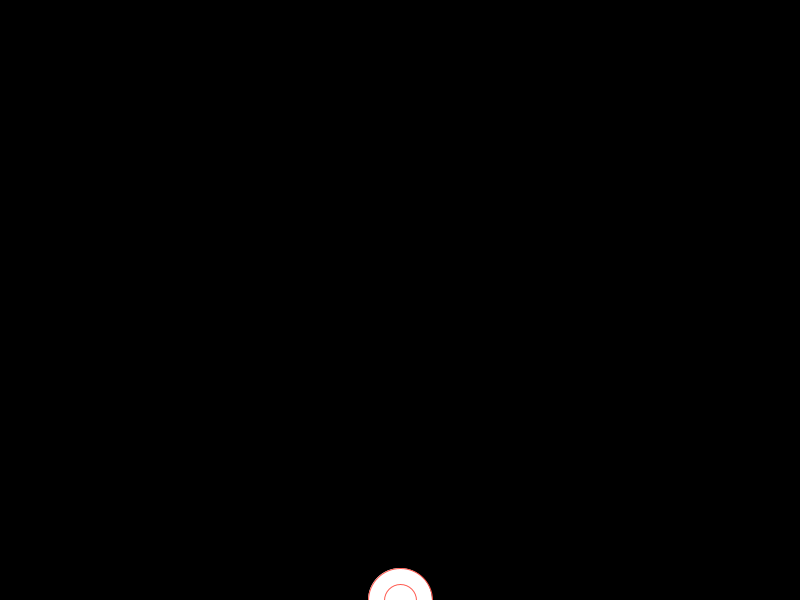
Frame 1 (no input)
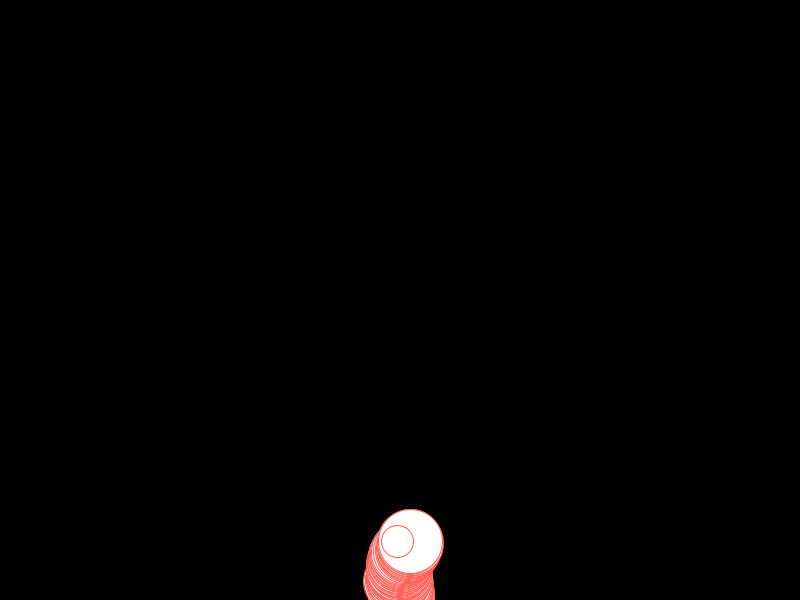
Frame 60 (the mouse pressed at the canvas centre just before this capture)
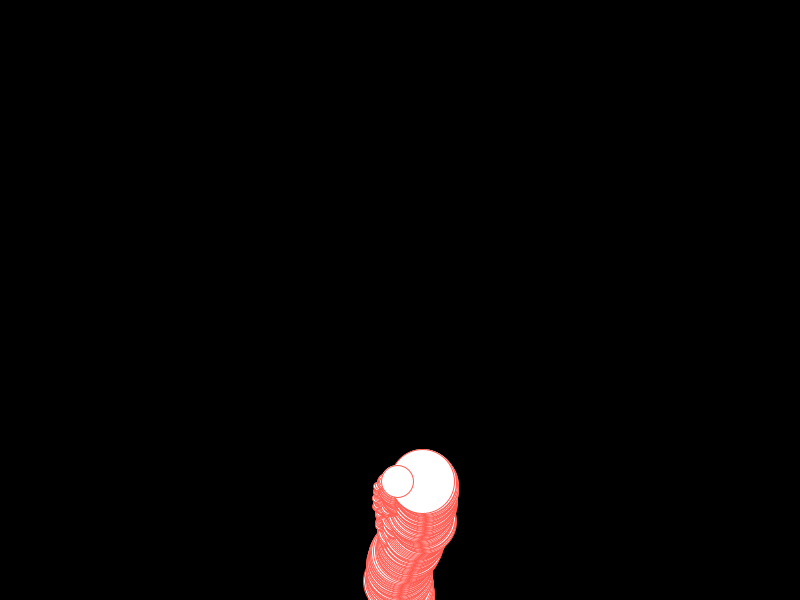
Frame 120 (the mouse held since frame 60 and released just before this capture)

The Processing sketch that drew these frames (run headless with seeded random() and noise(); from frame 60 on, the mouse is pressed at the canvas centre):

// Processing sketch: objeto_orientado
// ── objeto_orientado.pde
/*type name; 
 int x;*/

/* objetos 
 Pimage;
 String; */

// 1)
Quad q1;
Quad q2;
Quad q3;
Quad q4;


void setup() {

  size(800, 600);
  background(0);

  q1 = new Quad(64);
  q2 = new Quad(16);
  q3 = new Quad(8);
  q4 = new Quad(32);
}

void draw() {

  q1.display();
  q1.ascend();
  q1.top();

  q2.display();
  q2.ascend();
  q2.top();

  q3.display();
  q3.ascend();
  q3.top();

  q4.display();
  q4.ascend();
  q4.top();
}

//template
class Quad {
  //dados
  float x, y, diameter;

  //construtor
  Quad(float tempD) {
    x = width/2;
    y = height;
    diameter = tempD;
  }


  //funcionalidade
  void display() {
    stroke(255, 90, 80);
    //fill(244, 200, 10);
    ellipse(x, y, diameter, diameter);
  }

  void ascend() {
    y--;
    x += random(-2, 2);
  }

  void top() {
    if (y < diameter/2) {
      y = diameter/2;
    }
  }
}
